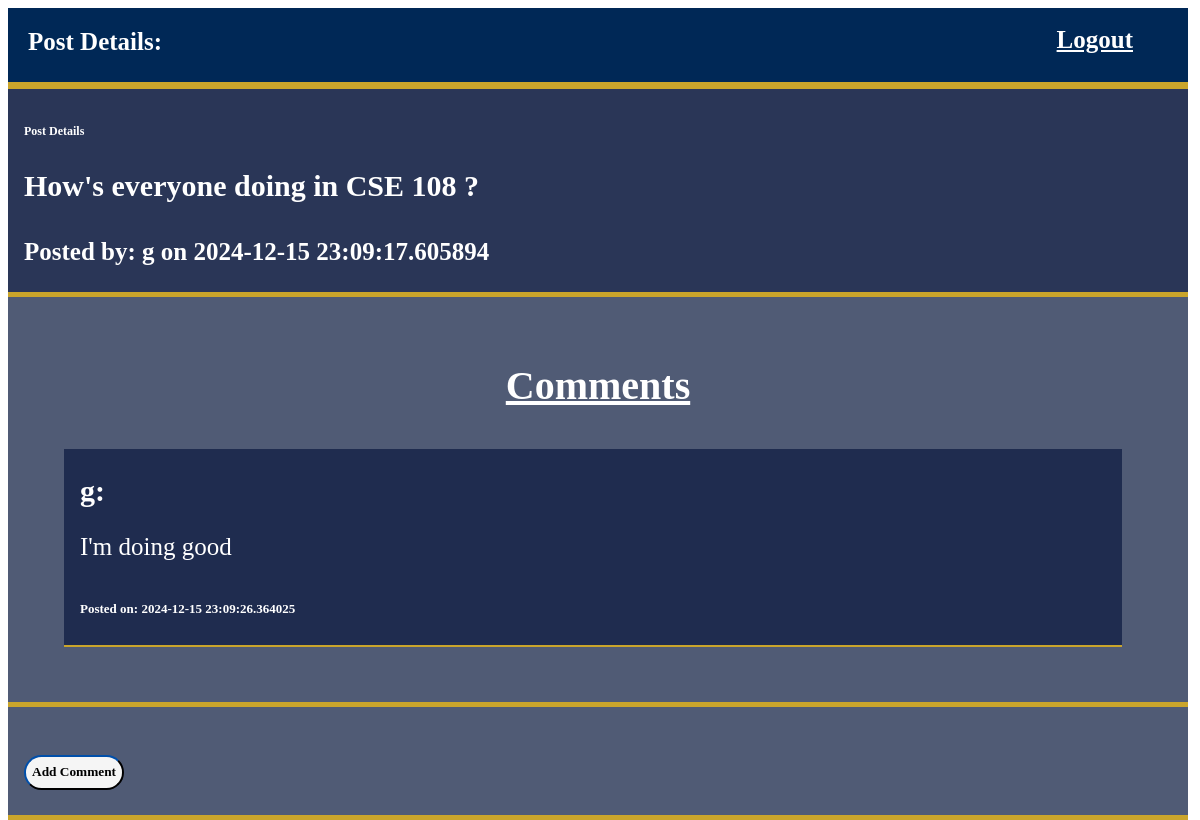
Before: /post/4 with the older database file.
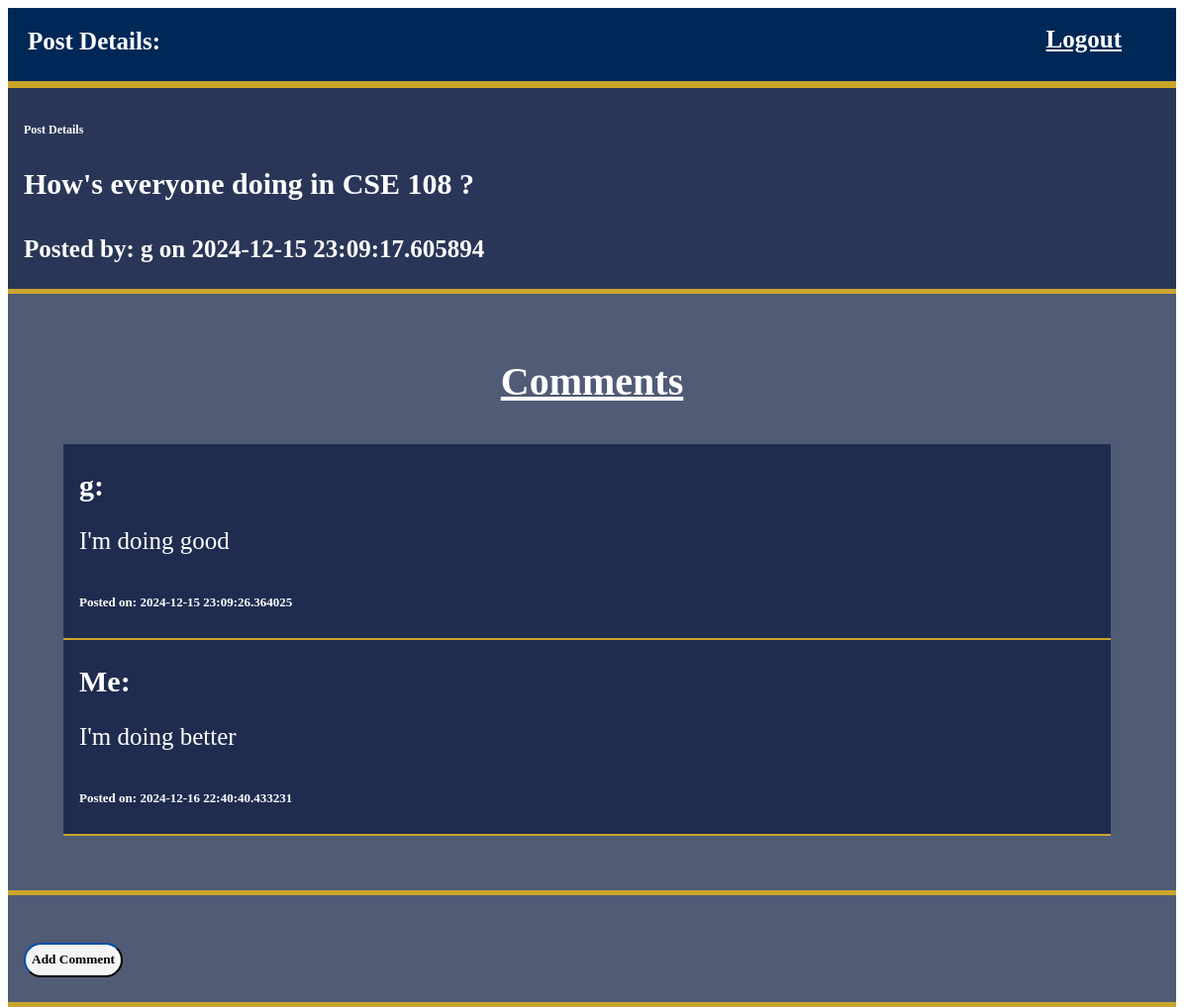
After: the same page with the newer database file.
### app.py (models this page shows)
class Comments(db.Model):
    comment_id = db.Column(db.Integer, primary_key=True)
    comment = db.Column(db.String(10000), nullable = False)
    post_id = db.Column(db.Integer, db.ForeignKey('posts.post_id'), nullable = False)
    comment_time_date = db.Column(db.DateTime, nullable = False)
    user_id = db.Column(db.Integer, db.ForeignKey('user.id'), nullable = False)
    comment_upvotes = db.Column(db.Integer, default = 0)
    comment_downvotes = db.Column(db.Integer, default = 0)

class User(db.Model):
    id = db.Column(db.Integer, primary_key=True)
    username = db.Column(db.String(80), unique=True, nullable=False)
    password_hash = db.Column(db.String(200), nullable=False)

### app.py (the view)
@app.route('/post/<int:post_id>')
def post_comments(post_id):
    post = Posts.query.get(post_id)
    if not post:
        return "Post not found", 404
    post_user = User.query.get(post.user_id)
    comments = db.session.query(Comments, User).join(User, Comments.user_id == User.id).filter(Comments.post_id == post_id).all()
    return render_template('post_comments.html', post=post, post_user=post_user, comments=comments)

### templates/post_comments.html (shortened to what this page needs)
<!doctype html>
<html>
    <head>
        <link rel="stylesheet" href="../static/styles.css" />
    </head>
    <body style="background-color: white">
        <div class="navBar">
            <span class="welcome">Post Details:<br /></span>
            <nav>
                <a class="logout" href="{{ url_for('logout') }}">Logout</a>
            </nav>
        </div>
        <div class="topic_desc">
            <h2>Post Details</h2>
            <p>{{ post.post_comment }}</p>
            <small
                >Posted by: {{ post_user.username }} on {{ post.post_time_date
                }}</small
            >
        </div>
        <div class="posts_list">
            <h3>Comments</h3>
            <ul>
                {% for comment, user in comments %}
                <li class="post">
                    <strong>{{ user.username }}:</strong>
                    <p>{{ comment.comment }}</p>
                    <small>Posted on: {{ comment.comment_time_date }}</small>
                </li>
                {% else %}
                <li>No comments have been made on this post yet!</li>
                {% endfor %}
            </ul>
        </div>
        <div class="posts_list">
            <a href="{{ url_for('add_comment', post_id=post.post_id) }}">
                <button>Add Comment</button>
            </a>
        </div>
    </body>
</html>

Changed rows visible on the page:
added Comments: username "Me", comment "I'm doing better", comment_time_date "2024-12-16 22:40:40.433231"
